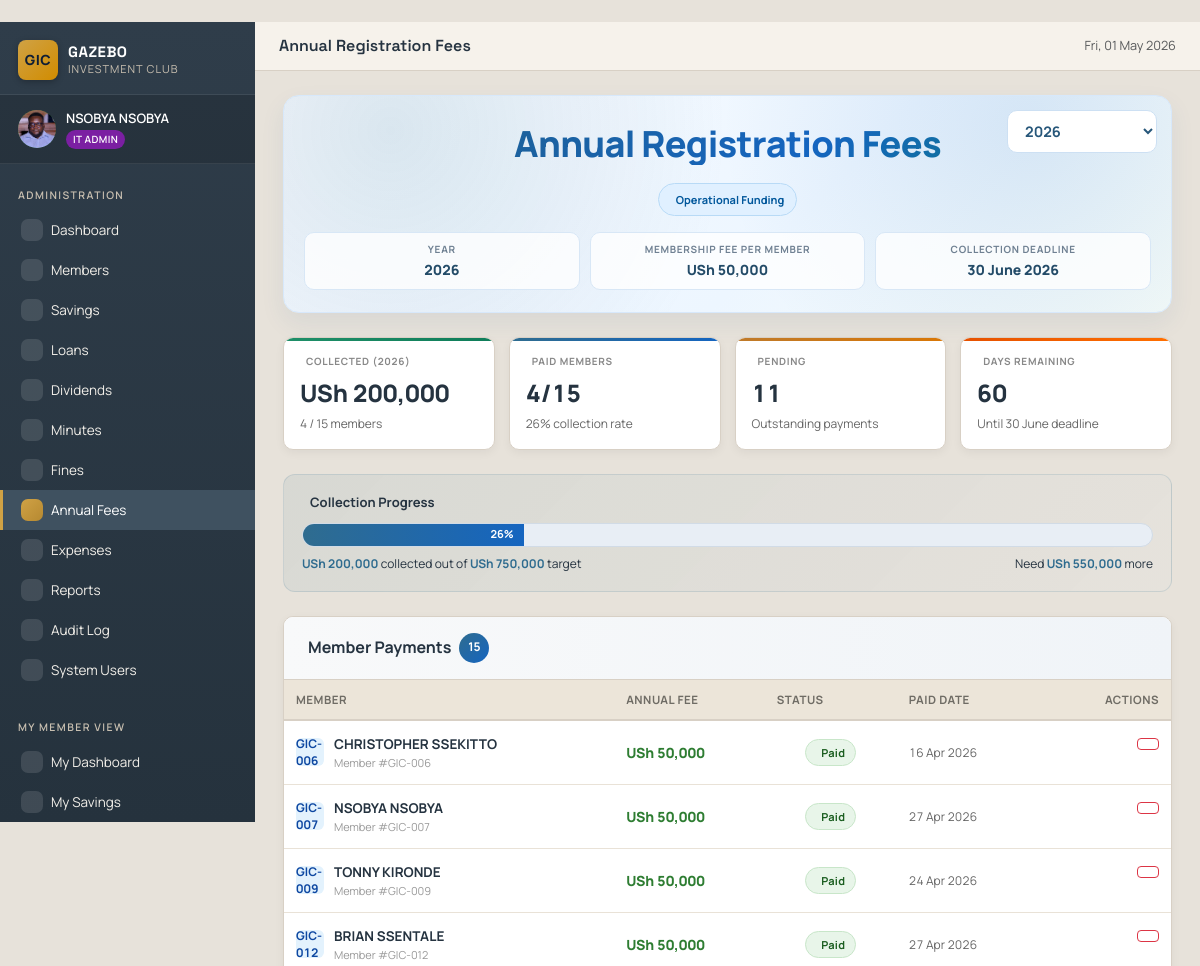
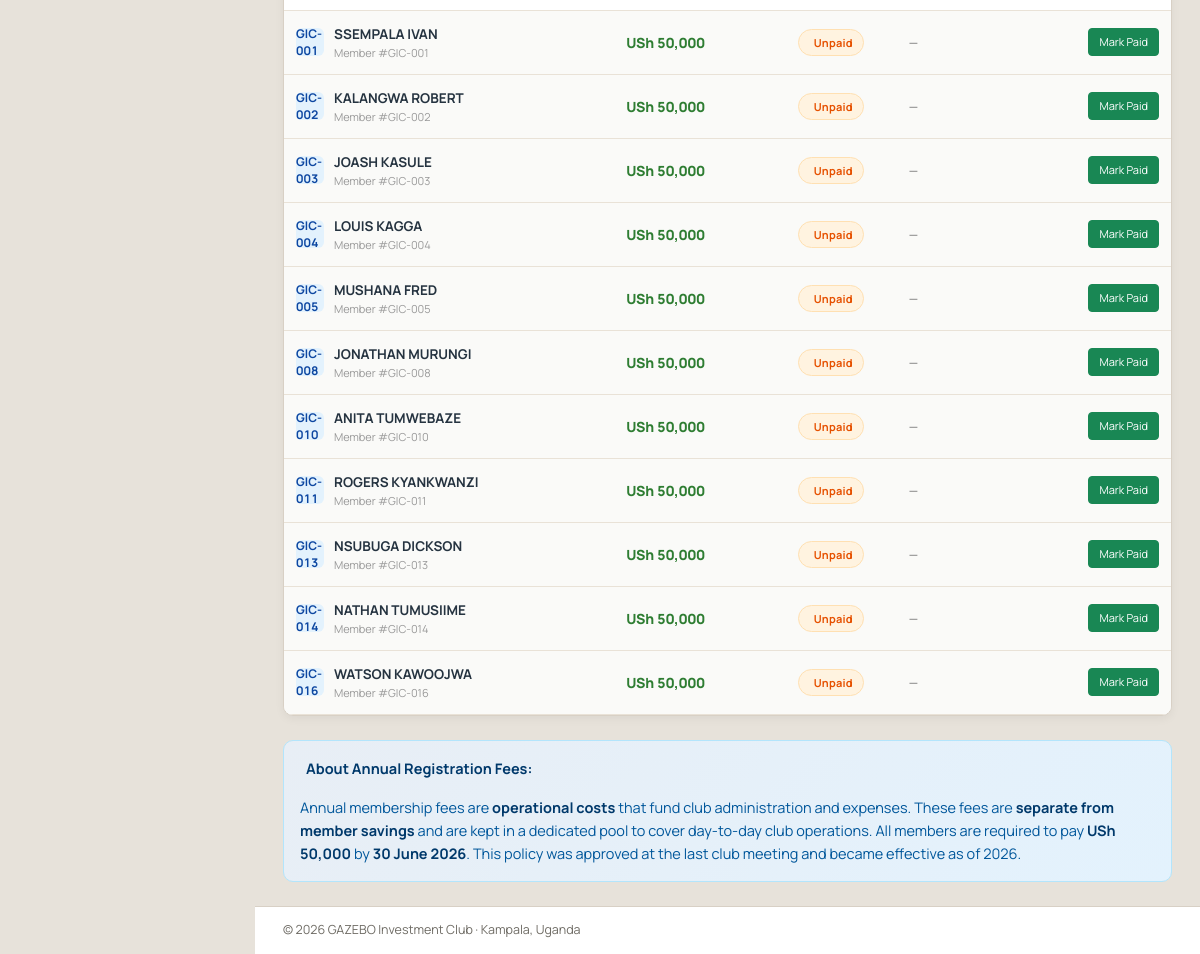
/admin/fees (signed in), run on an earlier commit of the app's database (2 pictures, top to bottom).
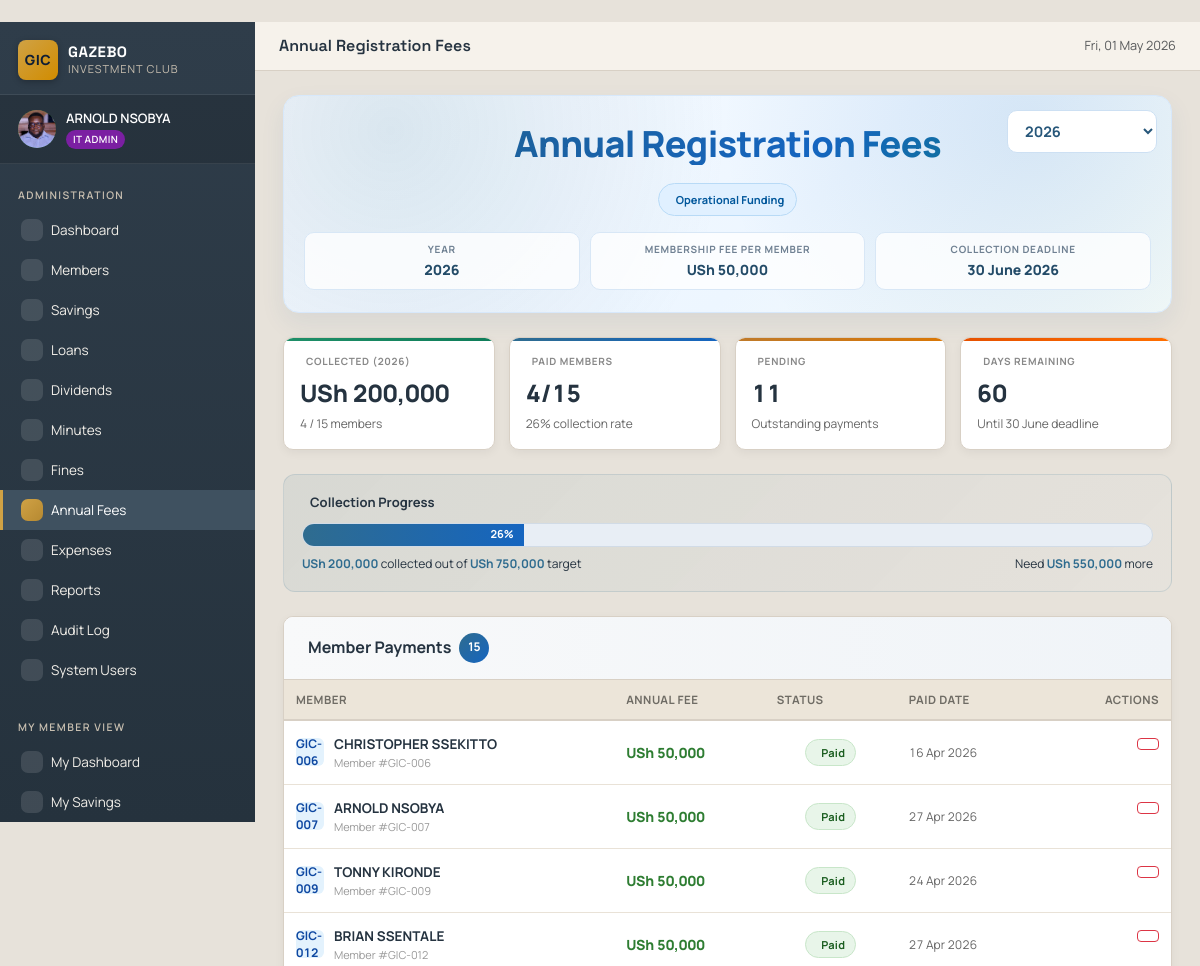
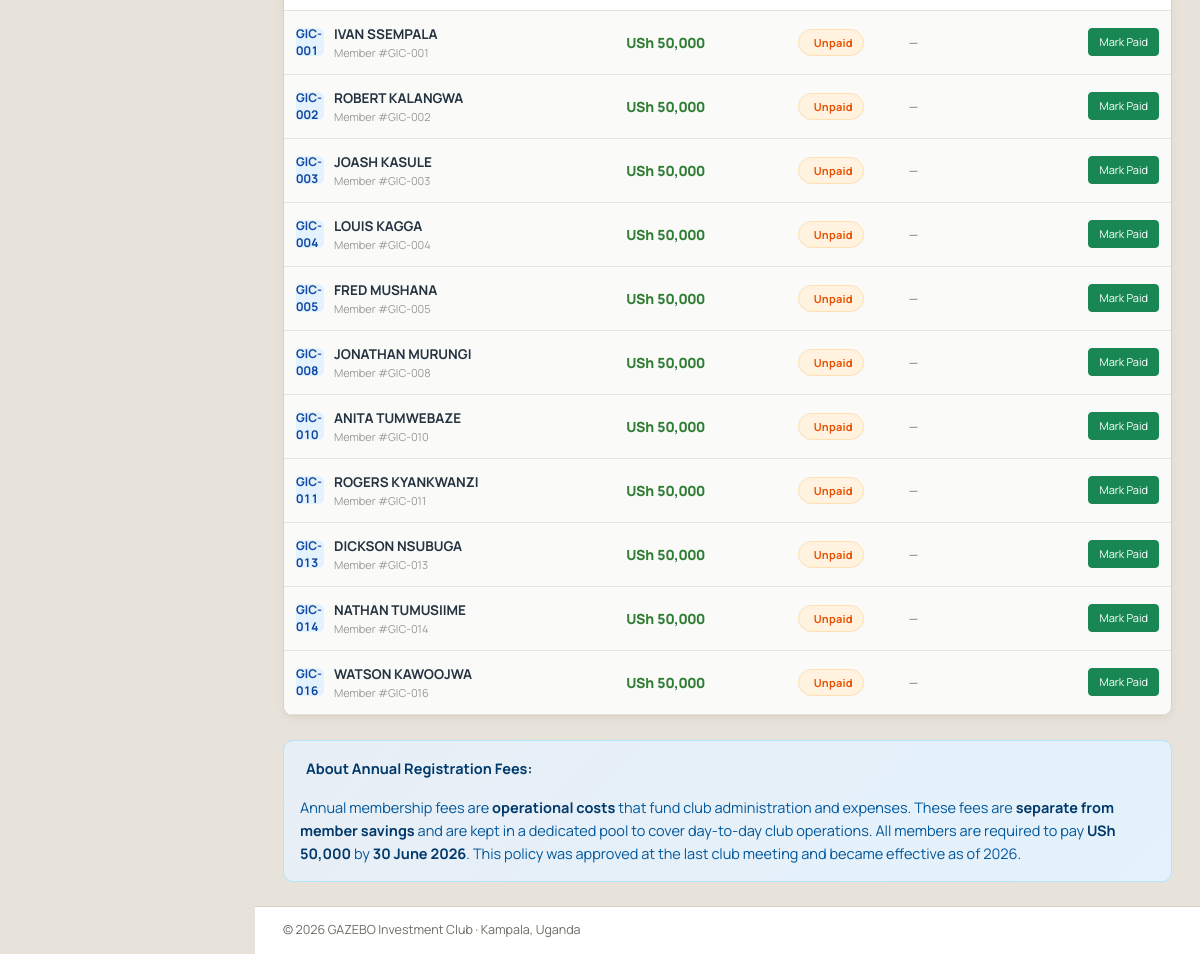
And on a later commit of the database (2 pictures, top to bottom).
### tables this page shows
CREATE TABLE members (
    id              INTEGER PRIMARY KEY AUTOINCREMENT,
    member_no       TEXT UNIQUE NOT NULL,         -- e.g. GIC-001
    full_name       TEXT NOT NULL,
    phone           TEXT,
    email           TEXT,
    national_id     TEXT,
    district        TEXT DEFAULT 'Kampala',
    address         TEXT,
    next_of_kin     TEXT,
    nok_phone       TEXT,
    role            TEXT NOT NULL DEFAULT 'MEMBER',
    join_date       DATE NOT NULL,
    status          TEXT DEFAULT 'Active',        -- Active / Inactive / Suspended
    photo_url       TEXT,
    notes           TEXT,
    created_at      TIMESTAMP DEFAULT CURRENT_TIMESTAMP,
    updated_at      TIMESTAMP DEFAULT CURRENT_TIMESTAMP
, surname TEXT, first_name TEXT, other_names TEXT, gender TEXT, date_of_birth DATE, nationality TEXT DEFAULT 'Ugandan', marital_status TEXT, tin TEXT, nid_copy_url TEXT, alt_phone TEXT, whatsapp_no TEXT, village_street TEXT, employment_status TEXT, occupation TEXT, employer_business TEXT, monthly_income REAL, monthly_contribution REAL DEFAULT 100000, preferred_pay_date INTEGER, mobile_money_no TEXT, bank_account_no TEXT, share_account_no TEXT, nok_relationship TEXT, nok_address TEXT);

CREATE TABLE annual_fees (
    id              INTEGER PRIMARY KEY AUTOINCREMENT,
    member_id       INTEGER NOT NULL,
    year            INTEGER NOT NULL,
    amount          INTEGER NOT NULL,
    status          TEXT DEFAULT 'Unpaid',  -- Paid / Unpaid
    paid_date       DATE,
    deadline        DATE,
    notes           TEXT,
    recorded_by     INTEGER,
    created_at      TIMESTAMP DEFAULT CURRENT_TIMESTAMP,
    FOREIGN KEY (member_id) REFERENCES members(id) ON DELETE CASCADE,
    FOREIGN KEY (recorded_by) REFERENCES users(id),
    UNIQUE (member_id, year)
);

### admin_routes.py (the view)
@bp.route('/fees')
@admin_required
def fees_list():
    db = get_db()
    year = int(request.args.get('year') or date.today().year)
    rows = db.execute(
        """SELECT f.*, m.member_no, m.full_name
             FROM annual_fees f
             JOIN members m ON m.id = f.member_id
            WHERE f.year = ? ORDER BY m.member_no""",
        (year,),
    ).fetchall()
    paid_ids = {r['member_id'] for r in rows}
    pending = db.execute(
        "SELECT * FROM members WHERE status='Active' ORDER BY member_no"
    ).fetchall()
    pending = [m for m in pending if m['id'] not in paid_ids]
    deadline = date(year, 6, 30)
    days_remaining = max(0, (deadline - date.today()).days)
    return render_template('admin/fees_list.html', rows=rows, pending=pending,
                           year=year, fee_amount=Config.ANNUAL_FEE, days_remaining=days_remaining)

### database.py (called while the page is built)
def get_db():
    if 'db' not in g:
        g.db = sqlite3.connect(
            current_app.config['DATABASE_PATH'],
            detect_types=sqlite3.PARSE_DECLTYPES,
        )
        g.db.row_factory = sqlite3.Row
        g.db.execute("PRAGMA foreign_keys = ON;")
    return g.db

### utils.py (called while the page is built)
def fmt_money(amount, with_symbol=True):
    if amount is None:
        amount = 0
    try:
        amount = int(amount)
    except (ValueError, TypeError):
        return str(amount)
    formatted = f"{amount:,}"
    if with_symbol:
        return f"{Config.CURRENCY_SYMBOL} {formatted}"
    return formatted

### templates/admin/fees_list.html (shortened to what the changed rows need)
﻿{% extends "base.html" %}
{% block topbar %}Annual Registration Fees{% endblock %}
{% block content %}
{% set total_collected = (rows|length) * fee_amount %}
{% set total_members = rows|length + pending|length %}
{% set collection_pct = (rows|length * 100 // total_members) if total_members > 0 else 0 %}
<div class="fees-header">
  <form method="get" class="d-inline fees-year-wrap">
    <select name="year" class="year-selector" onchange="this.form.submit()">
      {% for y in range(2025, today.year + 2) %}
      <option value="{{ y }}" {% if y == year %}selected{% endif %}>{{ y }}</option>
      {% endfor %}
    </select>
  </form>
  <div class="fees-header-main">
    <h1> Annual Registration Fees</h1>
    <div class="fees-meta">
      <span class="operational"> Operational Funding</span>
    </div>
    <div class="fees-subgrid">
      <div class="fees-subcard">
        <span class="k">Year</span>
        <span class="v">{{ year }}</span>
      </div>
      <div class="fees-subcard">
        <span class="k">Membership Fee Per Member</span>
        <span class="v">{{ fee_amount|money }}</span>
      </div>
      <div class="fees-subcard">
        <span class="k">Collection Deadline</span>
        <span class="v">30 June {{ year }}</span>
      </div>
    </div>
  </div>
</div>
<div class="stats-section">
  <div class="stat-card-fee success">
    <div class="stat-label-fee"> Collected ({{ year }})</div>
    <div class="stat-value-fee">{{ total_collected|money }}</div>
    <div class="stat-sub-fee">{{ rows|length }} / {{ total_members }} members</div>
  </div>
  <div class="stat-card-fee">
    <div class="stat-label-fee"> Paid Members</div>
    <div class="stat-value-fee">{{ rows|length }}/{{ total_members }}</div>
    <div class="stat-sub-fee">{{ collection_pct }}% collection rate</div>
  </div>
  <div class="stat-card-fee pending">
    <div class="stat-label-fee"> Pending</div>
    <div class="stat-value-fee">{{ pending|length }}</div>
    <div class="stat-sub-fee">Outstanding payments</div>
  </div>
  <div class="stat-card-fee deadline">
    <div class="stat-label-fee"> Days Remaining</div>
    <div class="stat-value-fee">{{ days_remaining if days_remaining > 0 else 0 }}</div>
    <div class="stat-sub-fee">Until 30 June deadline</div>
  </div>
</div>
<div class="progress-section">
  <div class="progress-label"> Collection Progress</div>
  <div class="progress-bar-container">
    <div class="progress-bar-fill" style="width: {{ (collection_pct if collection_pct else 0) }}%">
      {% if collection_pct > 15 %}<span>{{ collection_pct }}%</span>{% endif %}
    </div>
  </div>
  <div class="progress-text">
    <span><strong>{{ total_collected|money }}</strong> collected out of <strong>{{ (total_members * fee_amount)|money }}</strong> target</span>
    <span>Need <strong>{{ ((total_members - rows|length) * fee_amount)|money }}</strong> more</span>
  </div>
</div>
<div class="members-table-section">
  <div class="table-header-enhanced">
    <h2> Member Payments <span class="member-count-badge">{{ total_members }}</span></h2>
  </div>
  {% if total_members > 0 %}
  <div class="table-responsive">
    <table class="fees-table">
      <thead>
        <tr>
          <th>Member</th>
          <th>Annual Fee</th>
          <th>Status</th>
          <th>Paid Date</th>
          <th style="text-align: right;">Actions</th>
        </tr>
      </thead>
      <tbody>
        {% for r in rows %}
        <tr>
          <td>
            <div class="member-badge-col">
              <div class="member-num-badge">{{ r.member_no }}</div>
              <div class="member-info-col">
                <strong>{{ r.full_name }}</strong>
                <small>Member #{{ r.member_no }}</small>
              </div>
            </div>
          </td>
          <td><div class="fee-amount-col">{{ r.amount|money }}</div></td>
          <td>
            <div class="status-badge-col">
              <span class="badge-paid"> Paid</span>
            </div>
          </td>
          <td><div class="date-paid-col">{{ r.paid_date|datefmt if r.paid_date else '-' }}</div></td>
          <td>
            <div class="actions-col">
              <form method="post" action="{{ url_for('admin.fees_delete', fee_id=r.id) }}" style="display:inline;" onsubmit="return confirm('Delete this payment record? This cannot be undone.');">
                <button type="submit" class="btn btn-sm btn-outline-danger" title="Delete payment record"></button>
              </form>
            </div>
          </td>
        </tr>
        {% endfor %}
        {% for m in pending %}
        <tr style="background: #fafaf8;">
          <td>
            <div class="member-badge-col">
              <div class="member-num-badge">{{ m.member_no }}</div>
              <div class="member-info-col">
                <strong>{{ m.full_name }}</strong>
                <small>Member #{{ m.member_no }}</small>
              </div>
            </div>
          </td>
          <td><div class="fee-amount-col">{{ fee_amount|money }}</div></td>
          <td>
            <div class="status-badge-col">
              <span class="badge-unpaid"> Unpaid</span>
            </div>
          </td>
          <td><div class="date-paid-col">—</div></td>
          <td>
            <div class="actions-col">
              <form method="post" action="{{ url_for('admin.fees_record') }}" style="margin: 0;">
                <button type="submit" class="btn btn-sm btn-success" title="Mark this member as paid"> Mark Paid</button>
              </form>
            </div>
          </td>
        </tr>
        {% endfor %}
      </tbody>
    </table>
  </div>
  {% else %}
  <div class="empty-state-fees">
    <div class="icon"><i class="ph ph-list"></i></div>
    <p><strong>No members found</strong></p>
    <p style="margin: 0;">There are no active members to record fees for this year.</p>
  </div>
  {% endif %}
</div>
<div class="info-box-fees">
  <p><strong>About Annual Registration Fees:</strong></p>
  <p style="margin: 8px 0 0 0;">
    Annual membership fees are <strong>operational costs</strong> that fund club administration and expenses. These fees are <strong>separate from member savings</strong> and are kept in a dedicated pool to cover day-to-day club operations.
    All members are required to pay <strong>{{ fee_amount|money }}</strong> by <strong>30 June {{ year }}</strong>.
    This policy was approved at the last club meeting and became effective as of {{ year }}.
  </p>
</div>
{% endblock %}

### templates/base.html (shortened to what the changed rows need)
﻿<!doctype html>
<html lang="en">
<head>
  <link href="https://cdn.jsdelivr.net/npm/bootstrap@5.3.3/dist/css/bootstrap.min.css" rel="stylesheet">
  <link href="https://cdn.jsdelivr.net/npm/bootstrap-icons@1.11.3/font/bootstrap-icons.css" rel="stylesheet">
  <link rel="stylesheet" href="https://unpkg.com/@phosphor-icons/web@2.1.1/src/regular/style.css">
  <link rel="stylesheet" href="{{ url_for('static', filename='css/style.css') }}">
</head>
<body class="app-body">
  {% if session.user_id %}
  <div class="app-shell">
    <aside class="app-sidebar" id="sidebar">
      <div class="brand">
        <div class="brand-mark">GIC</div>
        <div class="brand-text">
          <div class="brand-name">GAZEBO</div>
          <div class="brand-sub">Investment Club</div>
        </div>
      </div>
      <div class="user-card">
        <div class="user-avatar">
          {% if session.photo_url %}
          <img src="{{ url_for('static', filename=session.photo_url) }}" alt="Profile photo" class="avatar-img">
          {% else %}
          {{ session.full_name[0]|upper if session.full_name else 'U' }}
          {% endif %}
        </div>
        <div class="user-meta">
          <div class="user-name">{{ session.full_name }}</div>
          <div class="user-role">
            <span class="role-badge role-{{ session.role|lower }}">
              {% if session.role == 'IT_ADMIN' %}IT Admin
              {% elif session.role == 'CHAIRMAN' %}Chairman
              {% elif session.role == 'SECRETARY' %}Secretary
              {% elif session.role == 'TREASURER' %}Treasurer
              {% elif session.role == 'COMMITTEE' %}Committee
              {% else %}Member{% endif %}
            </span>
          </div>
        </div>
      </div>
      <nav class="app-nav">
        {% if ROLES[session.role].admin %}
          <div class="nav-section">Administration</div>
          <a href="{{ url_for('admin.dashboard') }}" class="nav-link {% if request.endpoint == 'admin.dashboard' %}active{% endif %}">
            <i class="ph ph-gauge"></i> Dashboard
          </a>
          <a href="{{ url_for('admin.members_list') }}" class="nav-link {% if request.endpoint and request.endpoint.startswith('admin.member') %}active{% endif %}">
            <i class="ph ph-users-three"></i> Members
          </a>
          <a href="{{ url_for('admin.savings_list') }}" class="nav-link {% if request.endpoint and request.endpoint.startswith('admin.savings') %}active{% endif %}">
            <i class="ph ph-bank"></i> Savings
          </a>
          <a href="{{ url_for('admin.loans_list') }}" class="nav-link {% if request.endpoint and request.endpoint.startswith('admin.loan') %}active{% endif %}">
            <i class="ph ph-hand-coins"></i> Loans
          </a>
          <a href="{{ url_for('admin.dividends_list') }}" class="nav-link {% if request.endpoint and request.endpoint.startswith('admin.dividend') %}active{% endif %}">
            <i class="ph ph-chart-line-up"></i> Dividends
          </a>
          <a href="{{ url_for('admin.minutes_list') }}" class="nav-link {% if request.endpoint and request.endpoint.startswith('admin.minutes') %}active{% endif %}">
            <i class="ph ph-notepad"></i> Minutes
          </a>
          <a href="{{ url_for('admin.fines_list') }}" class="nav-link {% if request.endpoint and request.endpoint.startswith('admin.fines') %}active{% endif %}">
            <i class="ph ph-warning-octagon"></i> Fines
          </a>
          <a href="{{ url_for('admin.fees_list') }}" class="nav-link {% if request.endpoint and request.endpoint.startswith('admin.fees') %}active{% endif %}">
            <i class="ph ph-receipt"></i> Annual Fees
          </a>
          <a href="{{ url_for('admin.expenses_list') }}" class="nav-link {% if request.endpoint and request.endpoint.startswith('admin.expenses') %}active{% endif %}" style="position:relative">
            <i class="ph ph-wallet"></i> Expenses
          </a>
          <a href="{{ url_for('admin.reports') }}" class="nav-link {% if request.endpoint == 'admin.reports' %}active{% endif %}">
            <i class="ph ph-chart-bar"></i> Reports
          </a>
          <a href="{{ url_for('admin.audit_list') }}" class="nav-link {% if request.endpoint == 'admin.audit_list' %}active{% endif %}">
            <i class="ph ph-shield-check"></i> Audit Log
          </a>
          <a href="{{ url_for('admin.users_list') }}" class="nav-link {% if request.endpoint and request.endpoint.startswith('admin.users') %}active{% endif %}">
            <i class="ph ph-user-gear"></i> System Users
          </a>
          <div class="nav-section mt-3">My Member View</div>
          <a href="{{ url_for('member.dashboard') }}" class="nav-link {% if request.endpoint == 'member.dashboard' %}active{% endif %}">
            <i class="ph ph-house-line"></i> My Dashboard
          </a>
          <a href="{{ url_for('member.savings_statement') }}" class="nav-link {% if request.endpoint == 'member.savings_statement' %}active{% endif %}">
            <i class="ph ph-file-text"></i> My Savings
          </a>
        {% endif %}
      </nav>
    </aside>
    <div class="app-content">
      <header class="app-topbar">
        <div class="topbar-title">{% block topbar %}{% endblock %}</div>
        <div class="topbar-actions">
          <span class="text-muted small d-none d-md-inline">{{ today.strftime('%a, %d %b %Y') }}</span>
        </div>
      </header>
      <main class="app-main">
        {% block content %}{% endblock %}
      </main>
      <footer class="app-footer">
        &copy; {{ today.year }} {{ CONFIG.CLUB_NAME }} &middot; {{ CONFIG.CLUB_LOCATION }}
      </footer>
    </div>
  </div>
  {% else %}
    {% block auth_content %}{% endblock %}
  {% endif %}
</body>
</html>

What changed in the data, as far as the page shows it:
changed members: full_name "NSOBYA NSOBYA" → "ARNOLD NSOBYA"
changed through a linked row, annual_fees "GIC-007": full_name "NSOBYA NSOBYA" → "ARNOLD NSOBYA"
changed members "GIC-001": full_name "SSEMPALA IVAN" → "IVAN SSEMPALA"
changed members "GIC-002": full_name "KALANGWA ROBERT" → "ROBERT KALANGWA"
changed members "GIC-005": full_name "MUSHANA FRED" → "FRED MUSHANA"
changed members "GIC-013": full_name "NSUBUGA DICKSON" → "DICKSON NSUBUGA"
